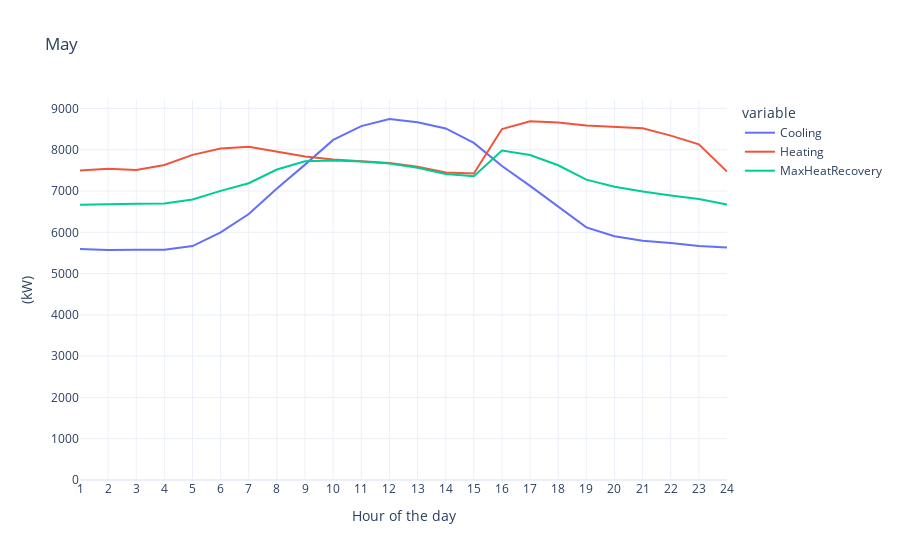

Source (notebook cell):
### Code cell
figs[4]

### Figure 1 — Plotly figure (JSON) as saved in the notebook; plotly's stock layout.template omitted (floating-point values rounded to 4 significant figures)
{"data": [{"hovertemplate": "variable=Cooling<br>x=%{x}<br>value=%{y}<extra></extra>", "legendgroup": "Cooling", "line": {"color": "#636efa", "dash": "solid"}, "mode": "lines", "name": "Cooling", "orientation": "v", "showlegend": true, "type": "scatter", "x": [1, 2, 3, 4, 5, 6, 7, 8, 9, 10, 11, 12, 13, 14, 15, 16, 17, 18, 19, 20, 21, 22, 23, 24], "xaxis": "x", "y": [5598.0, 5571.0, 5575.0, 5576.0, 5666.0, 6000.0, 6443.0, 7059.0, 7640.0, 8238.0, 8573.0, 8745.0, 8667.0, 8516.0, 8166.0, 7606.0, 7126.0, 6627.0, 6121.0, 5907.0, 5794.0, 5741.0, 5666.0, 5634.0], "yaxis": "y"}, {"hovertemplate": "variable=Heating<br>x=%{x}<br>value=%{y}<extra></extra>", "legendgroup": "Heating", "line": {"color": "#EF553B", "dash": "solid"}, "mode": "lines", "name": "Heating", "orientation": "v", "showlegend": true, "type": "scatter", "x": [1, 2, 3, 4, 5, 6, 7, 8, 9, 10, 11, 12, 13, 14, 15, 16, 17, 18, 19, 20, 21, 22, 23, 24], "xaxis": "x", "y": [7499.0, 7540.0, 7510.0, 7630.0, 7876.0, 8029.0, 8071.0, 7955.0, 7834.0, 7765.0, 7727.0, 7679.0, 7588.0, 7452.0, 7422.0, 8502.0, 8690.0, 8659.0, 8587.0, 8556.0, 8522.0, 8343.0, 8132.0, 7472.0], "yaxis": "y"}, {"hovertemplate": "variable=MaxHeatRecovery<br>x=%{x}<br>value=%{y}<extra></extra>", "legendgroup": "MaxHeatRecovery", "line": {"color": "#00cc96", "dash": "solid"}, "mode": "lines", "name": "MaxHeatRecovery", "orientation": "v", "showlegend": true, "type": "scatter", "x": [1, 2, 3, 4, 5, 6, 7, 8, 9, 10, 11, 12, 13, 14, 15, 16, 17, 18, 19, 20, 21, 22, 23, 24], "xaxis": "x", "y": [6668.0, 6673.0, 6693.0, 6700.0, 6795.0, 7005.0, 7188.0, 7521.0, 7720.0, 7739.0, 7714.0, 7668.0, 7566.0, 7413.0, 7356.0, 7982.0, 7874.0, 7624.0, 7275.0, 7103.0, 6988.0, 6894.0, 6807.0, 6676.0], "yaxis": "y"}], "layout": {"autosize": true, "legend": {"title": {"text": "variable"}, "tracegroupgap": 0}, "title": {"text": "May"}, "xaxis": {"anchor": "y", "autorange": true, "domain": [0, 1], "dtick": 1, "range": [1, 24], "title": {"text": "Hour of the day"}, "type": "linear"}, "yaxis": {"anchor": "x", "autorange": true, "domain": [0, 1], "range": [0, 9205.0], "rangemode": "tozero", "title": {"text": "(kW)"}, "type": "linear"}}}
